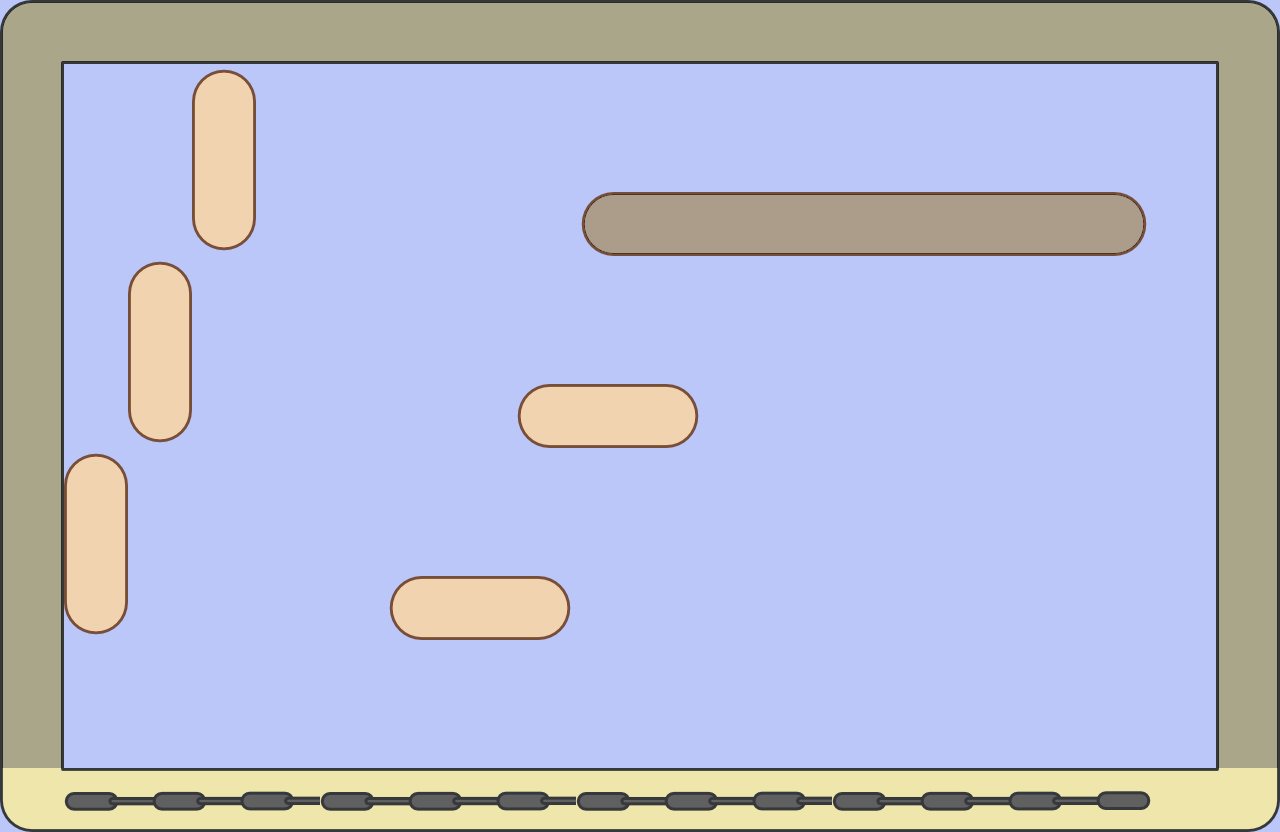

This is a level from a 2D game, rendered from its Tiled map with the project's own tilesets. A one-line summary and the map file follow, with tile-layer data summarised:
An orthogonal 20x13 tile map with 64x64 px tiles, 3 tile layers (fondo, Capa de patrones 2, redjohn) and 12 objects (4x ET_WALL_NOPORTAL, ET_PRINCESS, ET_PLAYER).

<map version="1.0" orientation="orthogonal" width="20" height="13" tilewidth="64" tileheight="64">
 <tileset firstgid="1" name="tilemapinkscape" tilewidth="64" tileheight="64">
  <image source="tilemapinkscape.png" trans="000000" width="1024" height="1024" />
 </tileset>
 <layer name="fondo" width="20" height="13">
  <data>[260 cells, 260 non-empty, 1 distinct tile ids]</data>
 </layer>
 <layer name="Capa de patrones 2" width="20" height="13">
  <data>[260 cells, 142 non-empty, 6 distinct tile ids]</data>
 </layer>
 <objectgroup name="Capa de Objetos 1" width="20" height="13">
  <object name="ET_PRINCESS" x="1024" y="128" width="64" height="64" />
  <object name="ET_PLAYER" x="128" y="704" width="64" height="64" />
  <object name="ET_WALL_NOPORTAL" x="0" y="0" width="1280" height="64" />
  <object name="ET_WALL_NOPORTAL" x="1216" y="64" width="64" height="768" />
  <object x="0" y="768" width="1216" height="64" />
  <object name="ET_WALL_NOPORTAL" x="0" y="64" width="64" height="704" />
  <object name="ET_WALL_NOPORTAL" x="576" y="192" width="576" height="64" />
  <object x="512" y="384" width="192" height="64" />
  <object x="384" y="576" width="192" height="64" />
  <object x="192" y="64" width="64" height="192" />
  <object x="128" y="256" width="64" height="192" />
  <object x="64" y="448" width="64" height="192" />
 </objectgroup>
 <layer name="redjohn" width="20" height="13">
  <data>[260 cells, 70 non-empty, 10 distinct tile ids]</data>
 </layer>
</map>
